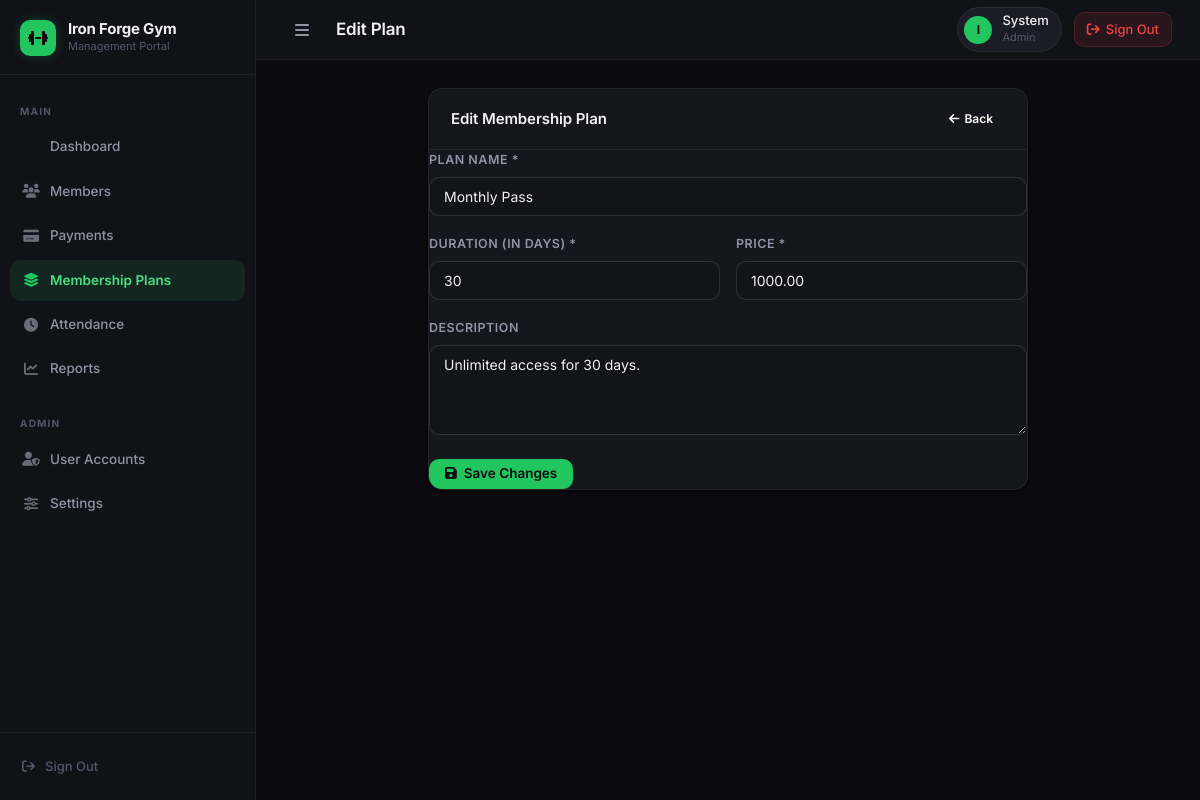
/plans/edit.php?id=1 (signed in), run on the app's committed database.
### tables this page shows
CREATE TABLE gym_settings (
    id INT AUTO_INCREMENT PRIMARY KEY,
    gym_name VARCHAR(100) NOT NULL,
    contact_email VARCHAR(100),
    contact_phone VARCHAR(20),
    address TEXT,
    currency VARCHAR(10) DEFAULT 'PHP',
    created_at TIMESTAMP DEFAULT CURRENT_TIMESTAMP
);

CREATE TABLE membership_plans (
    id INT AUTO_INCREMENT PRIMARY KEY,
    plan_name VARCHAR(100) NOT NULL,
    duration_days INT NOT NULL,
    price DECIMAL(10,2) NOT NULL,
    description TEXT,
    deleted_at DATETIME DEFAULT NULL COMMENT 'Soft delete timestamp',
    created_at TIMESTAMP DEFAULT CURRENT_TIMESTAMP
);

### includes/functions.php (called while the page is built, shortened)
<?php
function getGymSettings($pdo) {
    $stmt = $pdo->query("SELECT * FROM gym_settings LIMIT 1");
    return $stmt->fetch();
}
?>

### config/config.php (called while the page is built, shortened)
<?php
function has_permission($module) {
    if ($_SESSION['user_role'] === 'admin') return true;
    $perms = $_SESSION['user_permissions'] ?? [];
    return in_array($module, $perms);
}
?>

### plans/edit.php (the view, shortened to what this page needs)
<?php
$pageTitle = 'Edit Plan';
require_once '../includes/header.php';
$id = $_GET['id'] ?? 0;
$stmt = $pdo->prepare("SELECT * FROM membership_plans WHERE id = ?");
$stmt->execute([$id]);
$plan = $stmt->fetch();
?>
<div class="card" style="max-width: 600px; margin: 0 auto;">
    <div class="card-header">
        <h3 class="card-title">Edit Membership Plan</h3>
        <a href="index.php" class="btn btn-sm" style="background:var(--bg-surface-hover); color:#fff;"><i class="fas fa-arrow-left"></i> Back</a>
    </div>
    <form method="POST">
        <div class="form-group">
            <label>Plan Name *</label>
            <input type="text" name="plan_name" class="form-control" value="<?= htmlspecialchars($plan->plan_name) ?>" required>
        </div>
        <div class="form-row">
            <div class="form-group">
                <label>Duration (in days) *</label>
                <input type="number" name="duration_days" class="form-control" min="1" value="<?= $plan->duration_days ?>" required>
            </div>
            <div class="form-group">
                <label>Price *</label>
                <input type="number" step="0.01" name="price" class="form-control" min="0" value="<?= $plan->price ?>" required>
            </div>
        </div>
        <div class="form-group">
            <label>Description</label>
            <textarea name="description" class="form-control" rows="4"><?= htmlspecialchars($plan->description) ?></textarea>
        </div>
        <button type="submit" class="btn btn-primary"><i class="fas fa-save"></i> Save Changes</button>
    </form>
</div>
<?php require_once '../includes/footer.php'; ?>

### includes/header.php (shortened to what this page needs)
<?php
require_once __DIR__ . '/../config/config.php';
require_once __DIR__ . '/../config/database.php';
require_once __DIR__ . '/functions.php';
$settings = getGymSettings($pdo);
$pageTitle = $pageTitle ?? 'Dashboard';
?>
<!DOCTYPE html>
<html lang="en">
<head>
    <link rel="stylesheet" href="https://cdnjs.cloudflare.com/ajax/libs/font-awesome/6.5.0/css/all.min.css">
    <link rel="stylesheet" href="<?= APP_URL ?>/assets/css/style.css">
    <link href="https://cdn.jsdelivr.net/npm/tom-select@2.2.2/dist/css/tom-select.css" rel="stylesheet">
</head>
<body>
    <div class="app-container">
        <?php include 'sidebar.php'; ?>
        <main class="main-content">
            <header class="topbar">
                <div class="topbar-left">
                    <button id="sidebar-toggle" class="btn-icon" title="Toggle sidebar">
                        <i class="fas fa-bars"></i>
                    </button>
                    <h2><?= htmlspecialchars($pageTitle) ?></h2>
                </div>
                <div class="topbar-right">
                    <div class="user-chip">
                        <div class="user-avatar"><?= $initials ?></div>
                        <div>
                            <div class="user-chip-name"><?= htmlspecialchars(explode(' ', $_SESSION['user_name'])[0]) ?></div>
                            <div class="user-chip-role"><?= ucfirst(htmlspecialchars($_SESSION['user_role'])) ?></div>
                        </div>
                    </div>
                    <a href="<?= APP_URL ?>/auth/logout.php" class="btn-logout" title="Sign out">
                        <i class="fas fa-arrow-right-from-bracket"></i>
                        <span>Sign Out</span>
                    </a>
                </div>
            </header>
            <div class="content-wrapper">

### includes/sidebar.php
<?php
$current_page = basename($_SERVER['PHP_SELF']);
$current_dir  = basename(dirname($_SERVER['PHP_SELF']));
$gymName = $settings->gym_name ?? 'Gym';
$initials = strtoupper(substr($gymName, 0, 1));
?>
<aside class="sidebar" id="sidebar">
    <div class="sidebar-brand">
        <div class="brand-icon">
            <i class="fas fa-dumbbell"></i>
        </div>
        <div>
            <div class="brand-name"><?= htmlspecialchars($gymName) ?></div>
            <div class="brand-sub">Management Portal</div>
        </div>
    </div>
    <ul class="sidebar-nav">
        <li class="nav-section-label">Main</li>
        <li class="nav-item <?= ($current_page === 'dashboard.php') ? 'active' : '' ?>">
            <a href="<?= APP_URL ?>/dashboard.php">
                <span class="nav-icon"><i class="fas fa-grid-2"></i></span>
                Dashboard
            </a>
        </li>
        <?php if (has_permission('members')): ?>
        <li class="nav-item <?= ($current_dir === 'members') ? 'active' : '' ?>">
            <a href="<?= APP_URL ?>/members/index.php">
                <span class="nav-icon"><i class="fas fa-users"></i></span>
                Members
            </a>
        </li>
        <?php endif; ?>
        <?php if (has_permission('payments')): ?>
        <li class="nav-item <?= ($current_dir === 'payments') ? 'active' : '' ?>">
            <a href="<?= APP_URL ?>/payments/index.php">
                <span class="nav-icon"><i class="fas fa-credit-card"></i></span>
                Payments
            </a>
        </li>
        <?php endif; ?>
        <?php if (has_permission('plans')): ?>
        <li class="nav-item <?= ($current_dir === 'plans') ? 'active' : '' ?>">
            <a href="<?= APP_URL ?>/plans/index.php">
                <span class="nav-icon"><i class="fas fa-layer-group"></i></span>
                Membership Plans
            </a>
        </li>
        <?php endif; ?>
        <?php if (has_permission('attendance')): ?>
        <li class="nav-item <?= ($current_dir === 'attendance') ? 'active' : '' ?>">
            <a href="<?= APP_URL ?>/attendance/index.php">
                <span class="nav-icon"><i class="fas fa-clock"></i></span>
                Attendance
            </a>
        </li>
        <?php endif; ?>
        <?php if (has_permission('reports')): ?>
        <li class="nav-item <?= ($current_dir === 'reports') ? 'active' : '' ?>">
            <a href="<?= APP_URL ?>/reports/index.php">
                <span class="nav-icon"><i class="fas fa-chart-line"></i></span>
                Reports
            </a>
        </li>
        <?php endif; ?>
        <?php if ($_SESSION['user_role'] === 'admin'): ?>
        <li class="nav-section-label" style="margin-top: 8px;">Admin</li>
        <li class="nav-item <?= ($current_dir === 'admin' && $current_page === 'users.php') ? 'active' : '' ?>">
            <a href="<?= APP_URL ?>/admin/users.php">
                <span class="nav-icon"><i class="fas fa-user-shield"></i></span>
                User Accounts
            </a>
        </li>
        <li class="nav-item <?= ($current_dir === 'admin' && $current_page === 'settings.php') ? 'active' : '' ?>">
            <a href="<?= APP_URL ?>/admin/settings.php">
                <span class="nav-icon"><i class="fas fa-sliders"></i></span>
                Settings
            </a>
        </li>
        <?php endif; ?>
    </ul>
    <div class="sidebar-footer">
        <a href="<?= APP_URL ?>/auth/logout.php">
            <span class="nav-icon"><i class="fas fa-arrow-right-from-bracket"></i></span>
            Sign Out
        </a>
    </div>
</aside>

### data on the page
gym_settings: gym_name "Iron Forge Gym", gym_name "I"
membership_plans: plan_name "Monthly Pass", duration_days "30", price "1000.00", description "Unlimited access for 30 days."

### other printed values
$pageTitle "Edit Plan"
explode(' ', $_SESSION['user_name'])[0] "System"
$_SESSION['user_role'] "Admin"
